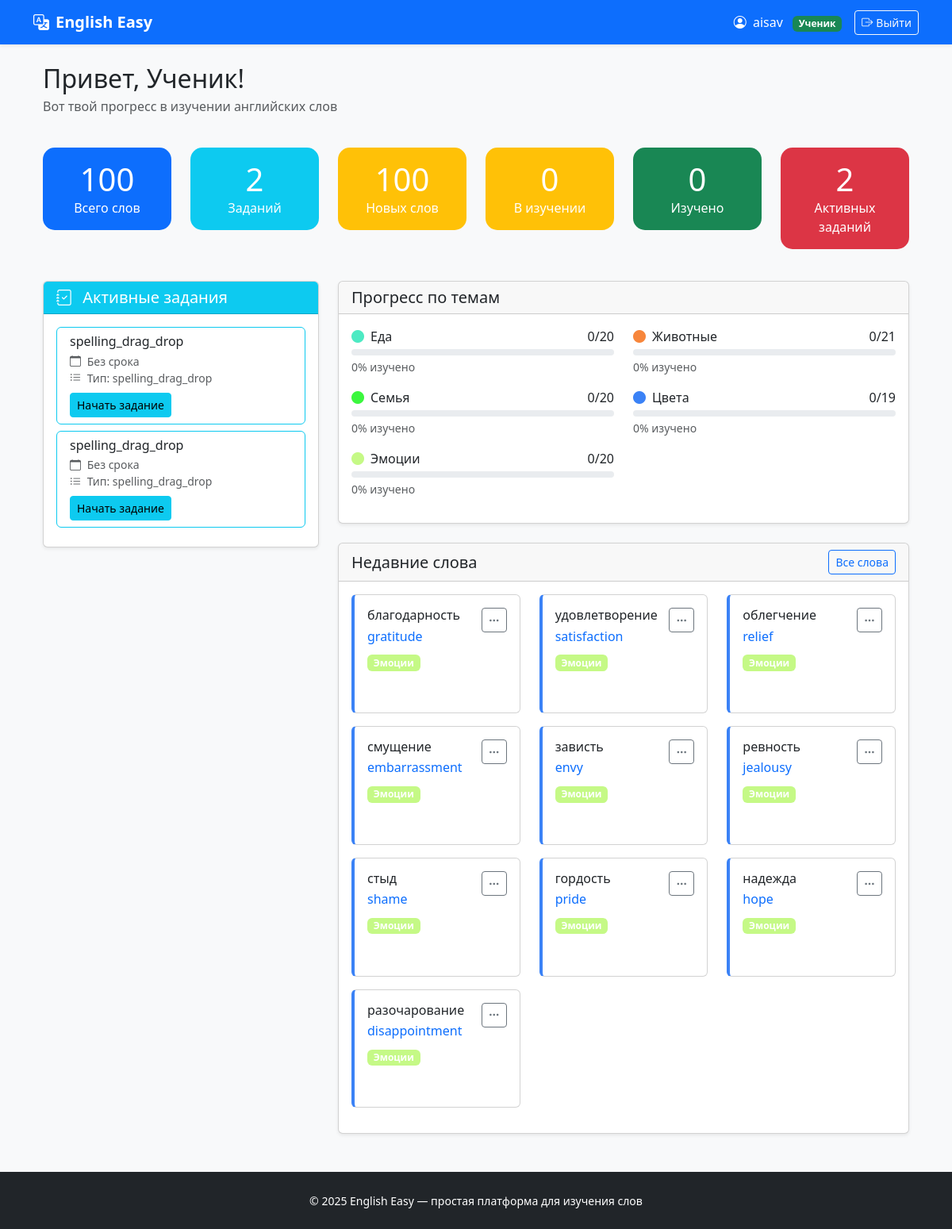
Page /dashboard/student/ (signed in) on the earlier database version.
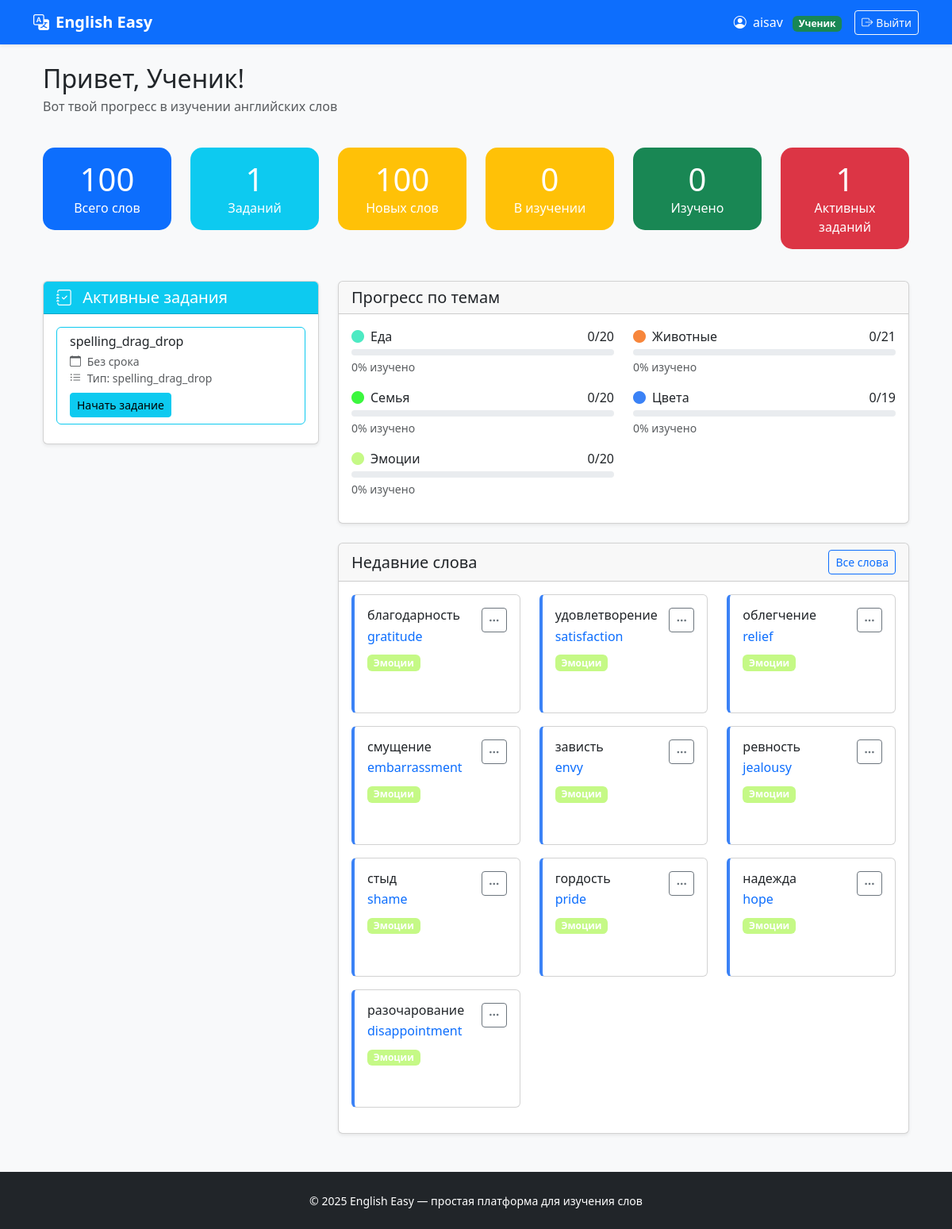
Same page on the later database version.
### exercises/models.py (models this page shows, shortened)
class Exercise(models.Model):
    ASSIGNMENT_TYPE_CHOICES = [
        ('homework', 'Домашняя работа'),
        ('classwork', 'Работа на уроке'),
        ('test', 'Контрольная работа'),
    ]
    STATUS_CHOICES = [
        ('not_started', 'Не начато'),
        ('in_progress', 'В процессе'),
        ('completed', 'Выполнено'),
        ('graded', 'Проверено'),
    ]
    description = models.TextField('Описание', blank=True)
    student = models.ForeignKey(
        settings.AUTH_USER_MODEL,
        on_delete=models.CASCADE,
        related_name='exercises',
        limit_choices_to={'role': 'student'},
        verbose_name='Ученик'
    )
    teacher = models.ForeignKey(
        settings.AUTH_USER_MODEL,
        on_delete=models.CASCADE,
        related_name='created_exercises',
        limit_choices_to={'role': 'teacher'},
        verbose_name='Учитель'
    )
    assignment_type = models.CharField(
        'Тип задания',
        max_length=20,
        choices=ASSIGNMENT_TYPE_CHOICES,
        default='homework'
    )
    status = models.CharField(
        'Статус',
        max_length=20,
        choices=STATUS_CHOICES,
        default='not_started'
    )
    attempts = models.IntegerField('Количество попыток', default=0)
    created_at = models.DateTimeField('Создано', auto_now_add=True)
    updated_at = models.DateTimeField('Обновлено', auto_now=True)
    due_date = models.DateTimeField('Срок выполнения', null=True, blank=True)
    completed_at = models.DateTimeField('Завершено', null=True, blank=True)
    teacher_comment = models.TextField('Комментарий учителя', blank=True)
    exercise_type = models.CharField('Тип упражнения', max_length=50, default='spelling_drag_drop')
    class Meta:
        verbose_name = 'Упражнение'
        verbose_name_plural = 'Упражнения'
        ordering = ['-created_at']
    def get_exercise_type_display(self):
        return self.exercise_type

### vocabulary/models.py (models this page shows, shortened)
class Topic(models.Model):
    name = models.CharField("Название темы", max_length=100)
    color = models.CharField("Цвет (HEX)", max_length=7, default="#3B82F6")
    created_at = models.DateTimeField(auto_now_add=True)
    class Meta:
        ordering = ['name']
        verbose_name = "Тема"
        verbose_name_plural = "Темы"

class StudentWord(models.Model):
    STATUS_CHOICES = (
        ('new', 'Новое'),
        ('learning', 'Изучается'),
        ('review', 'Повторение'),
        ('completed', 'Изучено'),
    )
    student = models.ForeignKey(
        settings.AUTH_USER_MODEL,
        on_delete=models.CASCADE,
        related_name='assigned_words',
        limit_choices_to={'role': 'student'}
    )
    assigned_by = models.ForeignKey(
        settings.AUTH_USER_MODEL,
        on_delete=models.SET_NULL,
        null=True,
        blank=True,
        related_name='assigned_words_by_teacher',
        verbose_name="Назначено учителем"
    )
    word = models.ForeignKey('Word', on_delete=models.CASCADE)
    assigned_at = models.DateTimeField("Назначено", auto_now_add=True)
    status = models.CharField("Статус", max_length=10, choices=STATUS_CHOICES, default='new')
    times_seen = models.IntegerField("Показов слова", default=0)
    times_attempted = models.IntegerField("Попыток ответа", default=0)
    times_correct = models.IntegerField("Правильных ответов", default=0)
    times_wrong = models.IntegerField("Неправильных ответов", default=0)
    total_response_time = models.IntegerField("Общее время ответов (мс)", default=0)
    avg_response_time = models.FloatField("Среднее время ответа (мс)", default=0.0)
    current_streak = models.IntegerField("Текущая серия правильных", default=0)
    longest_streak = models.IntegerField("Лучшая серия правильных", default=0)
    last_correct_date = models.DateTimeField("Последний правильный ответ", null=True, blank=True)
    first_seen = models.DateTimeField("Первое знакомство", auto_now_add=True)
    last_interaction = models.DateTimeField("Последнее взаимодействие", auto_now=True)
    class Meta:
        unique_together = ('student', 'word')
        ordering = ['-assigned_at']
        verbose_name = "Назначенное слово"
        verbose_name_plural = "Назначенные слова"

class Word(models.Model):
    russian = models.CharField("Русский", max_length=100)
    english = models.CharField("English", max_length=100)
    topic = models.ForeignKey(
        Topic,
        null=True,
        blank=True,
        on_delete=models.SET_NULL,
        related_name='words'
    )
    created_at = models.DateTimeField(auto_now_add=True)
    class Meta:
        unique_together = ('russian', 'english')
        ordering = ['russian']
        verbose_name = "Слово"
        verbose_name_plural = "Слова"

### dashboard/views.py (the view)
# urls.py: path('student/', views.student_dashboard, name='student'),
@login_required
def student_dashboard(request):
    if not request.user.is_student():
        return redirect('dashboard:home')
    assigned_words = StudentWord.objects.filter(student=request.user)
    recent_words = assigned_words.order_by('-assigned_at')[:10]
    stats = {
        'total': assigned_words.count(),
        'new': assigned_words.filter(status='new').count(),
        'learning': assigned_words.filter(status='learning').count(),
        'review': assigned_words.filter(status='review').count(),
        'completed': assigned_words.filter(status='completed').count(),
    }
    assignments = Exercise.objects.filter(
        student=request.user
    ).exclude(
        status__in=['completed', 'graded']
    ).order_by('due_date', '-created_at')[:5]  # Ограничиваем 5 заданиями
    topics_with_progress = []
    for topic in Topic.objects.all():
        words_in_topic = assigned_words.filter(word__topic=topic)
        if words_in_topic.exists():
            total_words = words_in_topic.count()
            learned_words = words_in_topic.filter(status='completed').count()
            topics_with_progress.append({
                'id': topic.id,
                'name': topic.name,
                'color': topic.color,
                'total': total_words,
                'learned': learned_words,
                'percent': int((learned_words / total_words) * 100) if total_words > 0 else 0
            })
    context = {
        'stats': stats,
        'assignments': assignments,
        'topics_with_progress': topics_with_progress,
        'recent_words': recent_words,
    }
    return render(request, 'dashboard/student.html', context)

### users/models.py (called while the page is built)
    def is_teacher(self):
        return self.role == 'teacher'

    def is_student(self):
        return self.role == 'student'

### dashboard/templates/dashboard/student.html (shortened to what the changed rows need)
{% extends 'base.html' %}
{% block content %}
    <div class="container-fluid">
        <div class="row mb-4">
            <div class="col">
                <h1 class="h2 mb-1">Привет, {{ user.first_name|default:"Ученик" }}!</h1>
            </div>
        </div>
        <div class="row mb-4">
            <div class="col-md-2 mb-3">
                <div class="card stat-card bg-info text-white">
                    <div class="card-body text-center">
                        <div class="h1 mb-0">{{ assignments.count }}</div>
                        <p class="mb-0">Заданий</p>
                    </div>
                </div>
            </div>
            <div class="col-md-2 mb-3">
                <div class="card stat-card bg-danger text-white">
                    <div class="card-body text-center">
                        <div class="h1 mb-0">{{ assignments|length }}</div>
                        <p class="mb-0">Активных заданий</p>
                    </div>
                </div>
            </div>
        </div>
        <div class="row">
            <div class="col-lg-4">
                {% if assignments %}
                    <div class="card shadow-sm mb-4">
                        <div class="card-body">
                            {% for assignment in assignments %}
                                <div class="card mb-2 border-info">
                                    <div class="card-body py-2">
                                        <h6 class="card-title mb-1">{{ assignment.get_exercise_type_display }}</h6>
                                        <small class="text-muted d-block">
                                            <i class="bi bi-calendar me-1"></i>
                                            {% if assignment.due_date %}
                                                До {{ assignment.due_date|date:"d.m.Y" }}
                                            {% else %}
                                                Без срока
                                            {% endif %}
                                        </small>
                                        <small class="text-muted d-block">
                                            <i class="bi bi-list-ul me-1"></i>
                                            Тип: {{ assignment.get_exercise_type_display }}
                                        </small>
                                        <a href="{% url 'exercises:do_exercise' assignment.id %}"
                                           class="btn btn-sm btn-info mt-2">Начать задание</a>
                                    </div>
                                </div>
                            {% endfor %}
                        </div>
                    </div>
                {% endif %}
            </div>
            <div class="col-lg-8">
                {% if topics_with_progress %}
                    <div class="card shadow-sm mb-4">
                        <div class="card-body">
                            <div class="row">
                                {% for topic in topics_with_progress %}
                                    <div class="col-md-6 mb-3">
                                        <div class="d-flex justify-content-between mb-1">
                                            <span><i class="bi bi-circle-fill me-2"
                                                     style="color: {{ topic.color }}"></i>{{ topic.name }}</span>
                                            <span>{{ topic.learned }}/{{ topic.total }}</span>
                                        </div>
                                        <div class="progress" style="height: 8px;">
                                        </div>
                                        <small class="text-muted d-block mt-1">{{ topic.percent }}% изучено</small>
                                    </div>
                                {% endfor %}
                            </div>
                        </div>
                    </div>
                {% endif %}
                <div class="card shadow-sm">
                    <div class="card-body">
                        <div class="row" id="wordsList">
                            {% for sw in recent_words %}
                                <div class="col-md-6 col-lg-4 mb-3">
                                    <div class="card word-card status-{{ sw.status }}">
                                        <div class="card-body">
                                            <div class="d-flex justify-content-between align-items-start">
                                                <div>
                                                    <h6 class="card-title mb-1">{{ sw.word.russian }}</h6>
                                                    <p class="card-text text-primary mb-2">{{ sw.word.english }}</p>
                                                </div>
                                                <div class="dropdown">
                                                    <button class="btn btn-sm btn-outline-secondary"
                                                            type="button" data-bs-toggle="dropdown">
                                                        <i class="bi bi-three-dots"></i>
                                                    </button>
                                                </div>
                                            </div>
                                            {% if sw.word.topic %}
                                                <span class="badge mb-2" style="background: {{ sw.word.topic.color }}">
                                        {{ sw.word.topic.name }}
                                    </span>
                                            {% endif %}
                                            <div class="d-flex justify-content-between align-items-center mt-2">
                                                <span class="badge bg-{{ sw.status }}">
                                        </span>
                                            </div>
                                        </div>
                                    </div>
                                </div>
                            {% empty %}
                                <div class="col-12 text-center py-5">
                                    <i class="bi bi-journal-x display-1 text-muted mb-3"></i>
                                    <h4>Нет назначенных слов</h4>
                                    <p class="text-muted">Ваш учитель ещё не добавил слова для изучения</p>
                                </div>
                            {% endfor %}
                        </div>
                    </div>
                </div>
            </div>
        </div>
    </div>
{% endblock %}

Differences in the rows shown:
removed Exercise: exercise_type "spelling_drag_drop", shows "Без срока"
Other differences:
{{ assignments.count }}: "2" → "1"
{{ assignments|length }}: "2" → "1"
